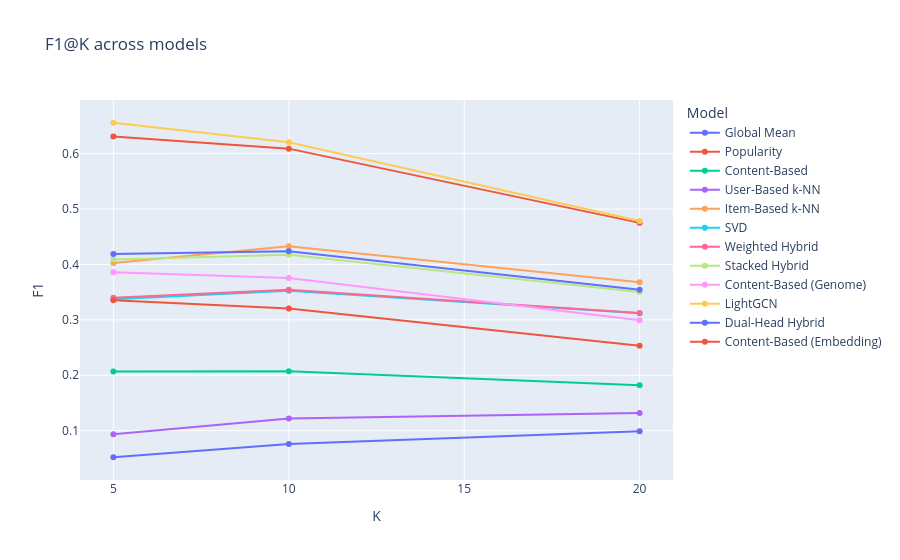

The notebook cell this image was saved under:
### Markdown cell above
### F1 across K

### Code cell
long = []
for _, r in dfp.iterrows():
    for k in [5, 10, 20]:
        long.append({"Model": r["Model"], "K": k, "F1": r[f"F1@{k}"]})
fig = px.line(pd.DataFrame(long), x="K", y="F1", color="Model", markers=True,
              title="F1@K across models")
save_fig(fig, "17_f1_curves")

### Figure 1 — Plotly figure (JSON) as saved in the notebook; plotly's stock layout.template omitted (floating-point values rounded to 4 significant figures)
{"data": [{"hovertemplate": "Model=Global Mean<br>K=%{x}<br>F1=%{y}<extra></extra>", "legendgroup": "Global Mean", "line": {"color": "#636efa", "dash": "solid"}, "marker": {"symbol": "circle"}, "mode": "lines+markers", "name": "Global Mean", "orientation": "v", "showlegend": true, "type": "scatter", "x": [5, 10, 20], "xaxis": "x", "y": [0.052, 0.0758, 0.0989], "yaxis": "y"}, {"hovertemplate": "Model=Popularity<br>K=%{x}<br>F1=%{y}<extra></extra>", "legendgroup": "Popularity", "line": {"color": "#EF553B", "dash": "solid"}, "marker": {"symbol": "circle"}, "mode": "lines+markers", "name": "Popularity", "orientation": "v", "showlegend": true, "type": "scatter", "x": [5, 10, 20], "xaxis": "x", "y": [0.6307, 0.609, 0.475], "yaxis": "y"}, {"hovertemplate": "Model=Content-Based<br>K=%{x}<br>F1=%{y}<extra></extra>", "legendgroup": "Content-Based", "line": {"color": "#00cc96", "dash": "solid"}, "marker": {"symbol": "circle"}, "mode": "lines+markers", "name": "Content-Based", "orientation": "v", "showlegend": true, "type": "scatter", "x": [5, 10, 20], "xaxis": "x", "y": [0.2069, 0.2073, 0.1821], "yaxis": "y"}, {"hovertemplate": "Model=User-Based k-NN<br>K=%{x}<br>F1=%{y}<extra></extra>", "legendgroup": "User-Based k-NN", "line": {"color": "#ab63fa", "dash": "solid"}, "marker": {"symbol": "circle"}, "mode": "lines+markers", "name": "User-Based k-NN", "orientation": "v", "showlegend": true, "type": "scatter", "x": [5, 10, 20], "xaxis": "x", "y": [0.0933, 0.1221, 0.1317], "yaxis": "y"}, {"hovertemplate": "Model=Item-Based k-NN<br>K=%{x}<br>F1=%{y}<extra></extra>", "legendgroup": "Item-Based k-NN", "line": {"color": "#FFA15A", "dash": "solid"}, "marker": {"symbol": "circle"}, "mode": "lines+markers", "name": "Item-Based k-NN", "orientation": "v", "showlegend": true, "type": "scatter", "x": [5, 10, 20], "xaxis": "x", "y": [0.4028, 0.4329, 0.3677], "yaxis": "y"}, {"hovertemplate": "Model=SVD<br>K=%{x}<br>F1=%{y}<extra></extra>", "legendgroup": "SVD", "line": {"color": "#19d3f3", "dash": "solid"}, "marker": {"symbol": "circle"}, "mode": "lines+markers", "name": "SVD", "orientation": "v", "showlegend": true, "type": "scatter", "x": [5, 10, 20], "xaxis": "x", "y": [0.3373, 0.3523, 0.3119], "yaxis": "y"}, {"hovertemplate": "Model=Weighted Hybrid<br>K=%{x}<br>F1=%{y}<extra></extra>", "legendgroup": "Weighted Hybrid", "line": {"color": "#FF6692", "dash": "solid"}, "marker": {"symbol": "circle"}, "mode": "lines+markers", "name": "Weighted Hybrid", "orientation": "v", "showlegend": true, "type": "scatter", "x": [5, 10, 20], "xaxis": "x", "y": [0.34, 0.3541, 0.3125], "yaxis": "y"}, {"hovertemplate": "Model=Stacked Hybrid<br>K=%{x}<br>F1=%{y}<extra></extra>", "legendgroup": "Stacked Hybrid", "line": {"color": "#B6E880", "dash": "solid"}, "marker": {"symbol": "circle"}, "mode": "lines+markers", "name": "Stacked Hybrid", "orientation": "v", "showlegend": true, "type": "scatter", "x": [5, 10, 20], "xaxis": "x", "y": [0.409, 0.4176, 0.3504], "yaxis": "y"}, {"hovertemplate": "Model=Content-Based (Genome)<br>K=%{x}<br>F1=%{y}<extra></extra>", "legendgroup": "Content-Based (Genome)", "line": {"color": "#FF97FF", "dash": "solid"}, "marker": {"symbol": "circle"}, "mode": "lines+markers", "name": "Content-Based (Genome)", "orientation": "v", "showlegend": true, "type": "scatter", "x": [5, 10, 20], "xaxis": "x", "y": [0.386, 0.3756, 0.2993], "yaxis": "y"}, {"hovertemplate": "Model=LightGCN<br>K=%{x}<br>F1=%{y}<extra></extra>", "legendgroup": "LightGCN", "line": {"color": "#FECB52", "dash": "solid"}, "marker": {"symbol": "circle"}, "mode": "lines+markers", "name": "LightGCN", "orientation": "v", "showlegend": true, "type": "scatter", "x": [5, 10, 20], "xaxis": "x", "y": [0.6557, 0.6206, 0.4784], "yaxis": "y"}, {"hovertemplate": "Model=Dual-Head Hybrid<br>K=%{x}<br>F1=%{y}<extra></extra>", "legendgroup": "Dual-Head Hybrid", "line": {"color": "#636efa", "dash": "solid"}, "marker": {"symbol": "circle"}, "mode": "lines+markers", "name": "Dual-Head Hybrid", "orientation": "v", "showlegend": true, "type": "scatter", "x": [5, 10, 20], "xaxis": "x", "y": [0.4189, 0.4239, 0.3544], "yaxis": "y"}, {"hovertemplate": "Model=Content-Based (Embedding)<br>K=%{x}<br>F1=%{y}<extra></extra>", "legendgroup": "Content-Based (Embedding)", "line": {"color": "#EF553B", "dash": "solid"}, "marker": {"symbol": "circle"}, "mode": "lines+markers", "name": "Content-Based (Embedding)", "orientation": "v", "showlegend": true, "type": "scatter", "x": [5, 10, 20], "xaxis": "x", "y": [0.3355, 0.3203, 0.2534], "yaxis": "y"}], "layout": {"legend": {"title": {"text": "Model"}, "tracegroupgap": 0}, "title": {"text": "F1@K across models"}, "xaxis": {"anchor": "y", "domain": [0, 1], "title": {"text": "K"}}, "yaxis": {"anchor": "x", "domain": [0, 1], "title": {"text": "F1"}}}}
